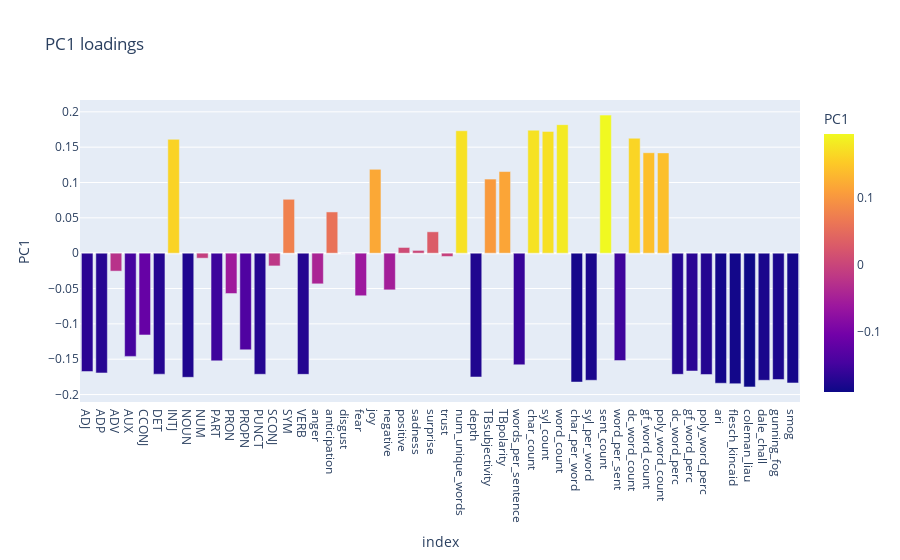

Notebook code cell kept with this figure:
### Code cell
fig = px.bar(loadings, 
             x=loadings.index, 
             y='PC1', 
             color='PC1', 
             title = 'PC1 loadings')
fig.show()

### Figure 1 — Plotly figure (JSON) as saved in the notebook; plotly's stock layout.template omitted (floating-point values rounded to 4 significant figures)
{"data": [{"alignmentgroup": "True", "hovertemplate": "index=%{x}<br>PC1=%{marker.color}<extra></extra>", "legendgroup": "", "marker": {"color": [-0.1675, -0.1694, -0.02536, -0.146, -0.1157, -0.1712, 0.1611, -0.1756, -0.007077, -0.1524, -0.05709, -0.1367, -0.1713, -0.01802, 0.07627, -0.1714, -0.04338, 0.05835, -9.509e-05, -0.06023, 0.1187, -0.05189, 0.008079, 0.003931, 0.03023, -0.004633, 0.1732, -0.1752, 0.1048, 0.1155, -0.1579, 0.174, 0.1723, 0.1819, -0.1823, -0.1798, 0.1954, -0.1519, 0.1626, 0.1421, 0.1419, -0.1714, -0.1667, -0.1716, -0.184, -0.1846, -0.1892, -0.1798, -0.1788, -0.1836], "coloraxis": "coloraxis", "pattern": {"shape": ""}}, "name": "", "offsetgroup": "", "orientation": "v", "showlegend": false, "textposition": "auto", "type": "bar", "x": ["ADJ", "ADP", "ADV", "AUX", "CCONJ", "DET", "INTJ", "NOUN", "NUM", "PART", "PRON", "PROPN", "PUNCT", "SCONJ", "SYM", "VERB", "anger", "anticipation", "disgust", "fear", "joy", "negative", "positive", "sadness", "surprise", "trust", "num_unique_words", "depth", "TBsubjectivity", "TBpolarity", "words_per_sentence", "char_count", "syl_count", "word_count", "char_per_word", "syl_per_word", "sent_count", "word_per_sent", "dc_word_count", "gf_word_count", "poly_word_count", "dc_word_perc", "gf_word_perc", "poly_word_perc", "ari", "flesch_kincaid", "coleman_liau", "dale_chall", "gunning_fog", "smog"], "xaxis": "x", "y": [-0.1675, -0.1694, -0.02536, -0.146, -0.1157, -0.1712, 0.1611, -0.1756, -0.007077, -0.1524, -0.05709, -0.1367, -0.1713, -0.01802, 0.07627, -0.1714, -0.04338, 0.05835, -9.509e-05, -0.06023, 0.1187, -0.05189, 0.008079, 0.003931, 0.03023, -0.004633, 0.1732, -0.1752, 0.1048, 0.1155, -0.1579, 0.174, 0.1723, 0.1819, -0.1823, -0.1798, 0.1954, -0.1519, 0.1626, 0.1421, 0.1419, -0.1714, -0.1667, -0.1716, -0.184, -0.1846, -0.1892, -0.1798, -0.1788, -0.1836], "yaxis": "y"}], "layout": {"barmode": "relative", "coloraxis": {"colorbar": {"title": {"text": "PC1"}}, "colorscale": [[0, "#0d0887"], [0.1111, "#46039f"], [0.2222, "#7201a8"], [0.3333, "#9c179e"], [0.4444, "#bd3786"], [0.5556, "#d8576b"], [0.6667, "#ed7953"], [0.7778, "#fb9f3a"], [0.8889, "#fdca26"], [1, "#f0f921"]]}, "legend": {"tracegroupgap": 0}, "title": {"text": "PC1 loadings"}, "xaxis": {"anchor": "y", "domain": [0, 1], "title": {"text": "index"}}, "yaxis": {"anchor": "x", "domain": [0, 1], "title": {"text": "PC1"}}}}
